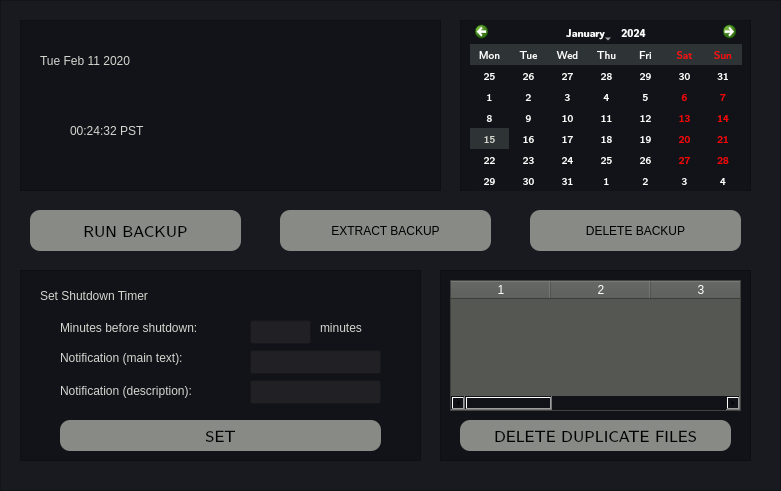
   <widget class="QFrame" name="dashboardFrame">
    <property name="geometry">
     <rect>
      <x>250</x>
      <y>90</y>
      <width>781</width>
      <height>491</height>
     </rect>
    </property>
    <property name="styleSheet">
     <string notr="true">background-color: #191a1f</string>
    </property>
    <property name="frameShape">
     <enum>QFrame::StyledPanel</enum>
    </property>
    <property name="frameShadow">
     <enum>QFrame::Raised</enum>
    </property>
    <widget class="QFrame" name="clock">
     <property name="geometry">
      <rect>
       <x>20</x>
       <y>20</y>
       <width>421</width>
       <height>171</height>
      </rect>
     </property>
     <property name="styleSheet">
      <string notr="true">background-color: #121318</string>
     </property>
     <property name="frameShape">
      <enum>QFrame::StyledPanel</enum>
     </property>
     <property name="frameShadow">
      <enum>QFrame::Raised</enum>
     </property>
     <widget class="QLabel" name="date">
      <property name="geometry">
       <rect>
        <x>20</x>
        <y>10</y>
        <width>391</width>
        <height>61</height>
       </rect>
      </property>
      <property name="styleSheet">
       <string notr="true">font: 36pt &quot;Latin Modern Sans&quot;;
color: rgb(211, 215, 207)</string>
      </property>
      <property name="text">
       <string>Tue Feb 11 2020</string>
      </property>
     </widget>
     <widget class="QLabel" name="time">
      <property name="geometry">
       <rect>
        <x>50</x>
        <y>80</y>
        <width>331</width>
        <height>61</height>
       </rect>
      </property>
      <property name="styleSheet">
       <string notr="true">font: 38pt &quot;Latin Modern Sans&quot;;
color: rgb(211, 215, 207)</string>
      </property>
      <property name="text">
       <string>00:24:32 PST</string>
      </property>
     </widget>
    </widget>
    <widget class="QFrame" name="calendar">
     <property name="geometry">
      <rect>
       <x>460</x>
       <y>20</y>
       <width>291</width>
       <height>171</height>
      </rect>
     </property>
     <property name="styleSheet">
      <string notr="true">background-color: #121318</string>
     </property>
     <property name="frameShape">
      <enum>QFrame::StyledPanel</enum>
     </property>
     <property name="frameShadow">
      <enum>QFrame::Raised</enum>
     </property>
     <widget class="QCalendarWidget" name="calendarWidget">
      <property name="geometry">
       <rect>
        <x>10</x>
        <y>0</y>
        <width>272</width>
        <height>171</height>
       </rect>
      </property>
      <property name="font">
       <font>
        <family>Latin Modern Sans</family>
        <pointsize>8</pointsize>
       </font>
      </property>
      <property name="styleSheet">
       <string notr="true">color: white ;
selection-background-color: rgb(46, 52, 54); 
selection-color: rgb(211, 215, 207);
alternate-background-color: rgb(46, 52, 54)</string>
      </property>
      <property name="selectionMode">
       <enum>QCalendarWidget::SingleSelection</enum>
      </property>
      <property name="horizontalHeaderFormat">
       <enum>QCalendarWidget::ShortDayNames</enum>
      </property>
      <property name="verticalHeaderFormat">
       <enum>QCalendarWidget::NoVerticalHeader</enum>
      </property>
     </widget>
    </widget>
    <widget class="QPushButton" name="runbackupButton">
     <property name="geometry">
      <rect>
       <x>30</x>
       <y>210</y>
       <width>211</width>
       <height>41</height>
      </rect>
     </property>
     <property name="font">
      <font>
       <family>Latin Modern Sans</family>
       <pointsize>12</pointsize>
       <weight>10</weight>
       <italic>false</italic>
       <bold>false</bold>
       <kerning>true</kerning>
      </font>
     </property>
     <property name="styleSheet">
      <string notr="true">QPushButton#runbackupButton{
background-color: rgb(136, 138, 133);
font: 87 12pt &quot;Latin Modern Sans&quot;;
color: rgb(0, 0, 0);
border-style: outset;
border-radius: 10px;
}

QPushButton#runbackupButton:hover{
background-color: #1483fe;
color: rgb(255, 255, 255);
}
</string>
     </property>
     <property name="text">
      <string>RUN BACKUP</string>
     </property>
    </widget>
    <widget class="QPushButton" name="extractbackupButton">
     <property name="geometry">
      <rect>
       <x>280</x>
       <y>210</y>
       <width>211</width>
       <height>41</height>
      </rect>
     </property>
     <property name="styleSheet">
      <string notr="true">QPushButton#extractbackupButton{
background-color: rgb(136, 138, 133);
font: 87 12pt &quot;Latin Modern Sans&quot;;
color: rgb(0, 0, 0);
border-style: outset;
border-radius: 10px;
}

QPushButton#extractbackupButton:hover{
background-color: #2da576;
color: rgb(255, 255, 255);
}
</string>
     </property>
     <property name="text">
      <string>EXTRACT BACKUP</string>
     </property>
    </widget>
    <widget class="QPushButton" name="deletebackupButton">
     <property name="geometry">
      <rect>
       <x>530</x>
       <y>210</y>
       <width>211</width>
       <height>41</height>
      </rect>
     </property>
     <property name="styleSheet">
      <string notr="true">QPushButton#deletebackupButton{
background-color: rgb(136, 138, 133);
font: 87 12pt &quot;Latin Modern Sans&quot;;
color: rgb(0, 0, 0);
border-style: outset;
border-radius: 10px;
}

QPushButton#deletebackupButton:hover{
background-color: #e1184d;
color: rgb(255, 255, 255);
}
</string>
     </property>
     <property name="text">
      <string>DELETE BACKUP</string>
     </property>
    </widget>
    <widget class="QFrame" name="shutdown">
     <property name="geometry">
      <rect>
       <x>20</x>
       <y>270</y>
       <width>401</width>
       <height>191</height>
      </rect>
     </property>
     <property name="styleSheet">
      <string notr="true">background-color: #121318</string>
     </property>
     <property name="frameShape">
      <enum>QFrame::StyledPanel</enum>
     </property>
     <property name="frameShadow">
      <enum>QFrame::Raised</enum>
     </property>
     <widget class="QLabel" name="shutdownHeader">
      <property name="geometry">
       <rect>
        <x>20</x>
        <y>10</y>
        <width>261</width>
        <height>31</height>
       </rect>
      </property>
      <property name="styleSheet">
       <string notr="true">font: 20pt &quot;Latin Modern Sans&quot;;
color: rgb(211, 215, 207)</string>
      </property>
      <property name="text">
       <string>Set Shutdown Timer</string>
      </property>
     </widget>
     <widget class="QLabel" name="minutesbsLabel">
      <property name="geometry">
       <rect>
        <x>40</x>
        <y>50</y>
        <width>191</width>
        <height>16</height>
       </rect>
      </property>
      <property name="styleSheet">
       <string notr="true">font: 12pt &quot;Latin Modern Sans&quot;;
color: rgb(211, 215, 207)</string>
      </property>
      <property name="text">
       <string>Minutes before shutdown: </string>
      </property>
     </widget>
     <widget class="QLabel" name="notifmainLabel">
      <property name="geometry">
       <rect>
        <x>40</x>
        <y>80</y>
        <width>191</width>
        <height>16</height>
       </rect>
      </property>
      <property name="styleSheet">
       <string notr="true">font: 12pt &quot;Latin Modern Sans&quot;;
color: rgb(211, 215, 207)</string>
      </property>
      <property name="text">
       <string>Notification (main text):</string>
      </property>
     </widget>
     <widget class="QLabel" name="notifdescLabel">
      <property name="geometry">
       <rect>
        <x>40</x>
        <y>110</y>
        <width>191</width>
        <height>21</height>
       </rect>
      </property>
      <property name="styleSheet">
       <string notr="true">font: 12pt &quot;Latin Modern Sans&quot;;
color: rgb(211, 215, 207)</string>
      </property>
      <property name="text">
       <string>Notification (description):</string>
      </property>
     </widget>
     <widget class="QLineEdit" name="minutesLine">
      <property name="geometry">
       <rect>
        <x>230</x>
        <y>50</y>
        <width>61</width>
        <height>24</height>
       </rect>
      </property>
      <property name="styleSheet">
       <string notr="true">font: 12pt &quot;Latin Modern Sans&quot;;
background-color: #212025;
color: rgb(255,255,255)</string>
      </property>
     </widget>
     <widget class="QLineEdit" name="notifmainLine">
      <property name="geometry">
       <rect>
        <x>230</x>
        <y>80</y>
        <width>131</width>
        <height>24</height>
       </rect>
      </property>
      <property name="styleSheet">
       <string notr="true">font: 12pt &quot;Latin Modern Sans&quot;;
background-color: #212025;
color: rgb(255,255,255)</string>
      </property>
     </widget>
     <widget class="QLineEdit" name="notifdescLine">
      <property name="geometry">
       <rect>
        <x>230</x>
        <y>110</y>
        <width>131</width>
        <height>24</height>
       </rect>
      </property>
      <property name="styleSheet">
       <string notr="true">font: 12pt &quot;Latin Modern Sans&quot;;
background-color: #212025;
color: rgb(255,255,255)</string>
      </property>
     </widget>
     <widget class="QLabel" name="minutesLabel">
      <property name="geometry">
       <rect>
        <x>300</x>
        <y>50</y>
        <width>61</width>
        <height>16</height>
       </rect>
      </property>
      <property name="styleSheet">
       <string notr="true">font: 12pt &quot;Latin Modern Sans&quot;;
color: rgb(211, 215, 207)</string>
      </property>
      <property name="text">
       <string>minutes</string>
      </property>
     </widget>
     <widget class="QPushButton" name="setshutdowntimerButton">
      <property name="geometry">
       <rect>
        <x>40</x>
        <y>150</y>
        <width>321</width>
        <height>31</height>
       </rect>
      </property>
      <property name="font">
       <font>
        <family>Latin Modern Sans</family>
        <pointsize>12</pointsize>
        <weight>10</weight>
        <italic>false</italic>
        <bold>false</bold>
        <kerning>true</kerning>
       </font>
      </property>
      <property name="styleSheet">
       <string notr="true">QPushButton#setshutdowntimerButton{
background-color: rgb(136, 138, 133);
font: 87 12pt &quot;Latin Modern Sans&quot;;
color: rgb(0, 0, 0);
border-style: outset;
border-radius: 10px;
}

QPushButton#setshutdowntimerButton:hover{
background-color: #c237b6;
color: rgb(255, 255, 255);
}
</string>
      </property>
      <property name="text">
       <string>SET</string>
      </property>
     </widget>
    </widget>
    <widget class="QFrame" name="disks">
     <property name="geometry">
      <rect>
       <x>440</x>
       <y>270</y>
       <width>311</width>
       <height>191</height>
      </rect>
     </property>
     <property name="styleSheet">
      <string notr="true">background-color: #121318</string>
     </property>
     <property name="frameShape">
      <enum>QFrame::StyledPanel</enum>
     </property>
     <property name="frameShadow">
      <enum>QFrame::Raised</enum>
     </property>
     <widget class="QTableWidget" name="disksTable">
      <property name="geometry">
       <rect>
        <x>10</x>
        <y>10</y>
        <width>291</width>
        <height>131</height>
       </rect>
      </property>
      <property name="styleSheet">
       <string notr="true">background-color: rgb(85, 87, 83);
color: white;
font: 10pt &quot;Latin Modern Sans&quot;;</string>
      </property>
      <property name="columnCount">
       <number>6</number>
      </property>
      <column/>
      <column/>
      <column/>
      <column/>
      <column/>
      <column/>
     </widget>
     <widget class="QPushButton" name="deleteduplicateButton">
      <property name="geometry">
       <rect>
        <x>20</x>
        <y>150</y>
        <width>271</width>
        <height>31</height>
       </rect>
      </property>
      <property name="font">
       <font>
        <family>Latin Modern Sans</family>
        <pointsize>12</pointsize>
        <weight>10</weight>
        <italic>false</italic>
        <bold>false</bold>
        <kerning>true</kerning>
       </font>
      </property>
      <property name="styleSheet">
       <string notr="true">QPushButton#deleteduplicateButton{
background-color: rgb(136, 138, 133);
font: 87 12pt &quot;Latin Modern Sans&quot;;
color: rgb(0, 0, 0);
border-style: outset;
border-radius: 10px;
}

QPushButton#deleteduplicateButton:hover{
background-color: #e14849;
color: rgb(255, 255, 255);
}
</string>
      </property>
      <property name="text">
       <string>DELETE DUPLICATE FILES</string>
      </property>
     </widget>
    </widget>
   </widget>
